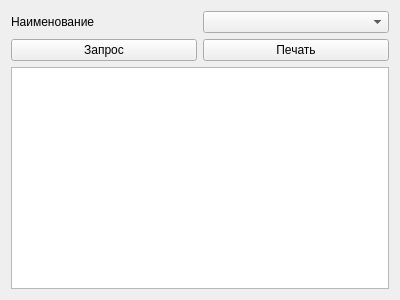
<?xml version="1.0" encoding="UTF-8"?>
<ui version="4.0">
 <class>MaterialPositionsByName</class>
 <widget class="QWidget" name="MaterialPositionsByName">
  <property name="geometry">
   <rect>
    <x>0</x>
    <y>0</y>
    <width>400</width>
    <height>300</height>
   </rect>
  </property>
  <property name="windowTitle">
   <string>Расположение материала с указанным наименованием</string>
  </property>
  <layout class="QVBoxLayout" name="verticalLayout">
   <item>
    <layout class="QGridLayout" name="gridLayout">
     <item row="0" column="0">
      <widget class="QLabel" name="labelPrice">
       <property name="text">
        <string>Наименование</string>
       </property>
      </widget>
     </item>
     <item row="0" column="1">
      <widget class="QComboBox" name="comboBoxMaterials"/>
     </item>
    </layout>
   </item>
   <item>
    <layout class="QHBoxLayout" name="horizontalLayout">
     <item>
      <widget class="QPushButton" name="pushButtonQuery">
       <property name="text">
        <string>Запрос</string>
       </property>
      </widget>
     </item>
     <item>
      <widget class="QPushButton" name="pushButtonPrint">
       <property name="text">
        <string>Печать</string>
       </property>
      </widget>
     </item>
    </layout>
   </item>
   <item>
    <widget class="QTableView" name="tableView"/>
   </item>
  </layout>
 </widget>
 <resources/>
 <connections/>
</ui>
